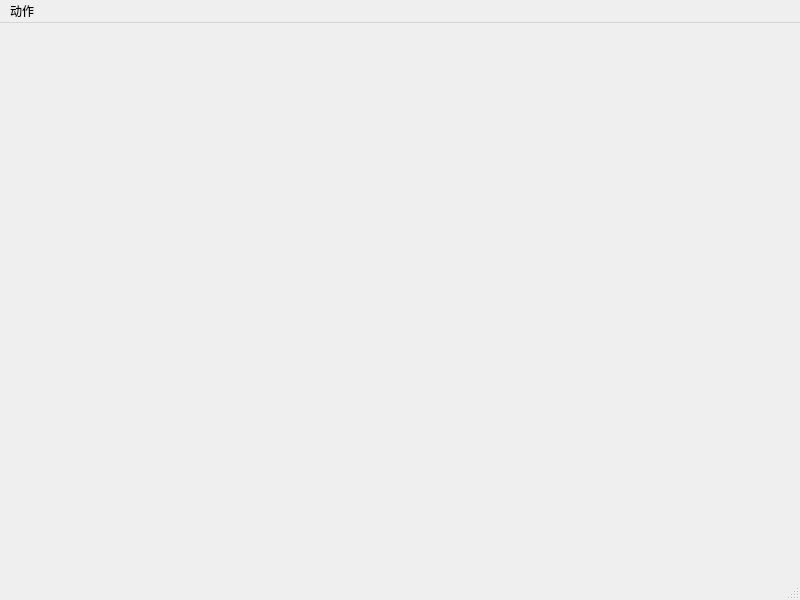
<?xml version="1.0" encoding="UTF-8"?>
<ui version="4.0">
 <class>MainWindow</class>
 <widget class="QMainWindow" name="MainWindow">
  <property name="geometry">
   <rect>
    <x>0</x>
    <y>0</y>
    <width>800</width>
    <height>600</height>
   </rect>
  </property>
  <property name="windowTitle">
   <string>MainWindow</string>
  </property>
  <widget class="QWidget" name="centralwidget">
   <layout class="QHBoxLayout" name="horizontalLayout">
    <item>
     <widget class="ChessWidget" name="chessWidget" native="true"/>
    </item>
   </layout>
  </widget>
  <widget class="QMenuBar" name="menubar">
   <property name="geometry">
    <rect>
     <x>0</x>
     <y>0</y>
     <width>800</width>
     <height>26</height>
    </rect>
   </property>
   <widget class="QMenu" name="menu">
    <property name="title">
     <string>动作</string>
    </property>
    <addaction name="action_restart"/>
    <addaction name="action_undo"/>
   </widget>
   <addaction name="menu"/>
  </widget>
  <widget class="QStatusBar" name="statusbar"/>
  <action name="action_restart">
   <property name="text">
    <string>重新开始</string>
   </property>
  </action>
  <action name="action_undo">
   <property name="text">
    <string>悔棋</string>
   </property>
  </action>
 </widget>
 <customwidgets>
  <customwidget>
   <class>ChessWidget</class>
   <extends>QWidget</extends>
   <header>chesswidget.h</header>
   <container>1</container>
   <slots>
    <slot>restart()</slot>
    <slot>undo()</slot>
   </slots>
  </customwidget>
 </customwidgets>
 <resources/>
 <connections>
  <connection>
   <sender>action_restart</sender>
   <signal>triggered()</signal>
   <receiver>chessWidget</receiver>
   <slot>restart()</slot>
   <hints>
    <hint type="sourcelabel">
     <x>-1</x>
     <y>-1</y>
    </hint>
    <hint type="destinationlabel">
     <x>399</x>
     <y>300</y>
    </hint>
   </hints>
  </connection>
  <connection>
   <sender>action_undo</sender>
   <signal>triggered()</signal>
   <receiver>chessWidget</receiver>
   <slot>undo()</slot>
   <hints>
    <hint type="sourcelabel">
     <x>-1</x>
     <y>-1</y>
    </hint>
    <hint type="destinationlabel">
     <x>399</x>
     <y>300</y>
    </hint>
   </hints>
  </connection>
 </connections>
</ui>
